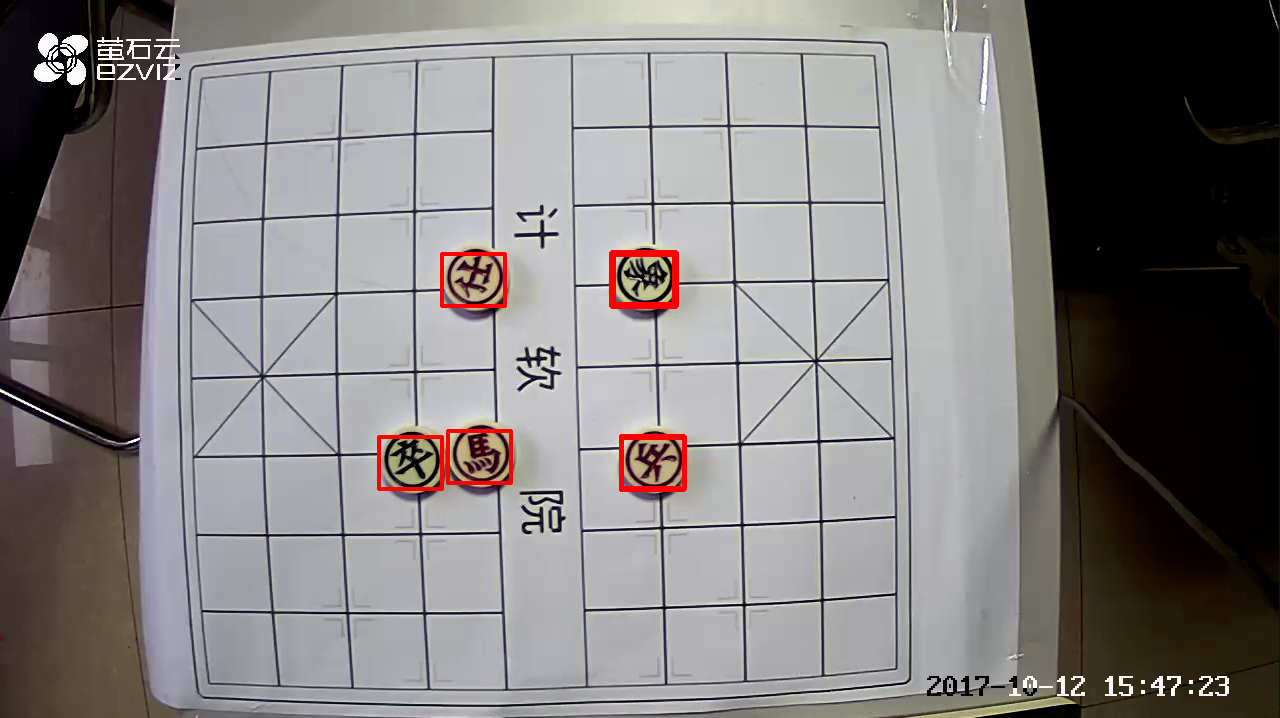
#> input picture res.png, 1280 x 718 px, given in place of the camera
$ python colorspace.py
#> lines starting #> are read from the running program, lines starting #| are printed output that depends on the picture; after the words box and inside, x2 and y2 are one past the last pixel; in counts of white or black regions, pixels touching at a corner belong together
import cv2
import numpy as np

cap = cv2.VideoCapture()
cap.open("rtmp://rtmp.open.ys7.com/openlive/3500ecdfeb404eb883c0fe662c5bc297.hd live=1")

while (1):
    # Take each frame
    _, frame = cap.read()
#> frame is the input picture: shape (718, 1280, 3); mean B, G, R 127.2, 127.2, 130.9

    # Convert BGR to HSV
    hsv = cv2.cvtColor(frame, cv2.COLOR_BGR2HSV)
#> hsv: shape (718, 1280, 3); mean H, S, V 71, 44.6, 134.3

    # define range of blue color in HSV
    lower_blue = np.array([110,50,50])
    upper_blue = np.array([130,255,255])

    # Threshold the HSV image to get only blue colors
    mask = cv2.inRange(hsv, lower_blue, upper_blue)
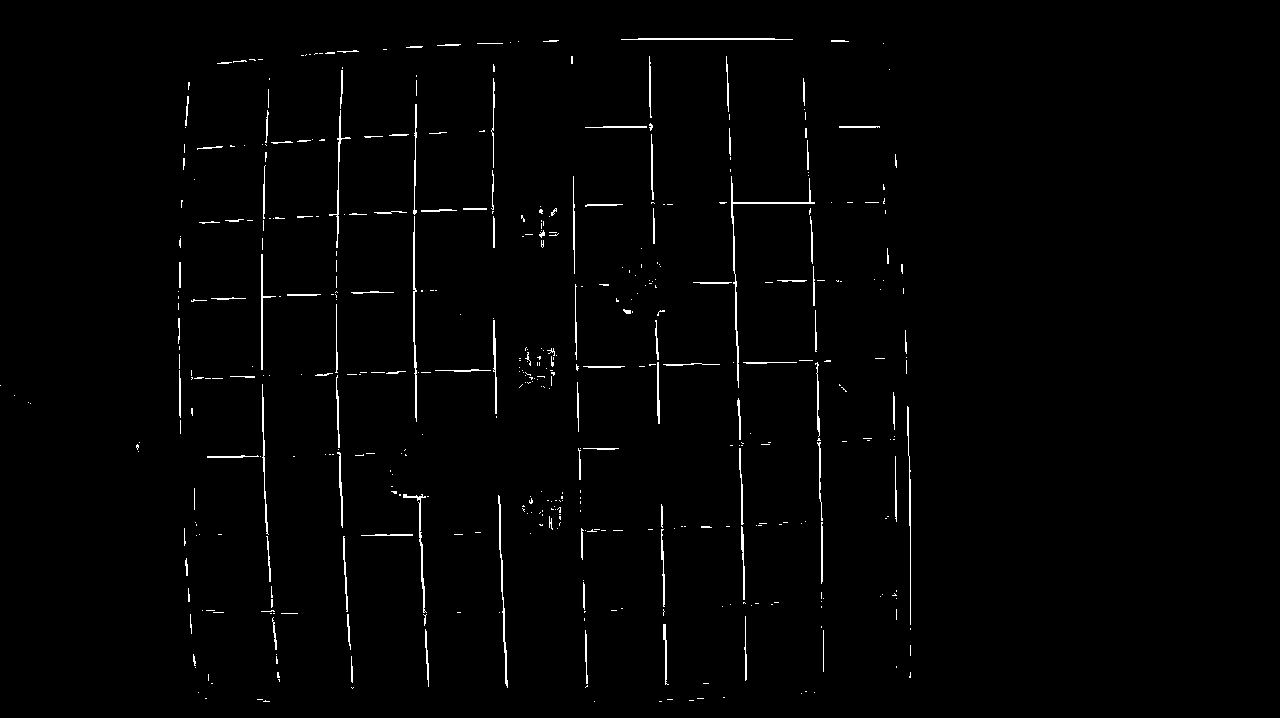
#> mask: shape (718, 1280); 1.3% white in thin lines or dots, all inside (x1, y1, x2, y2) = (0, 38, 911, 702)

    # Bitwise-AND mask and original image
    res = cv2.bitwise_and(frame,frame, mask= mask)
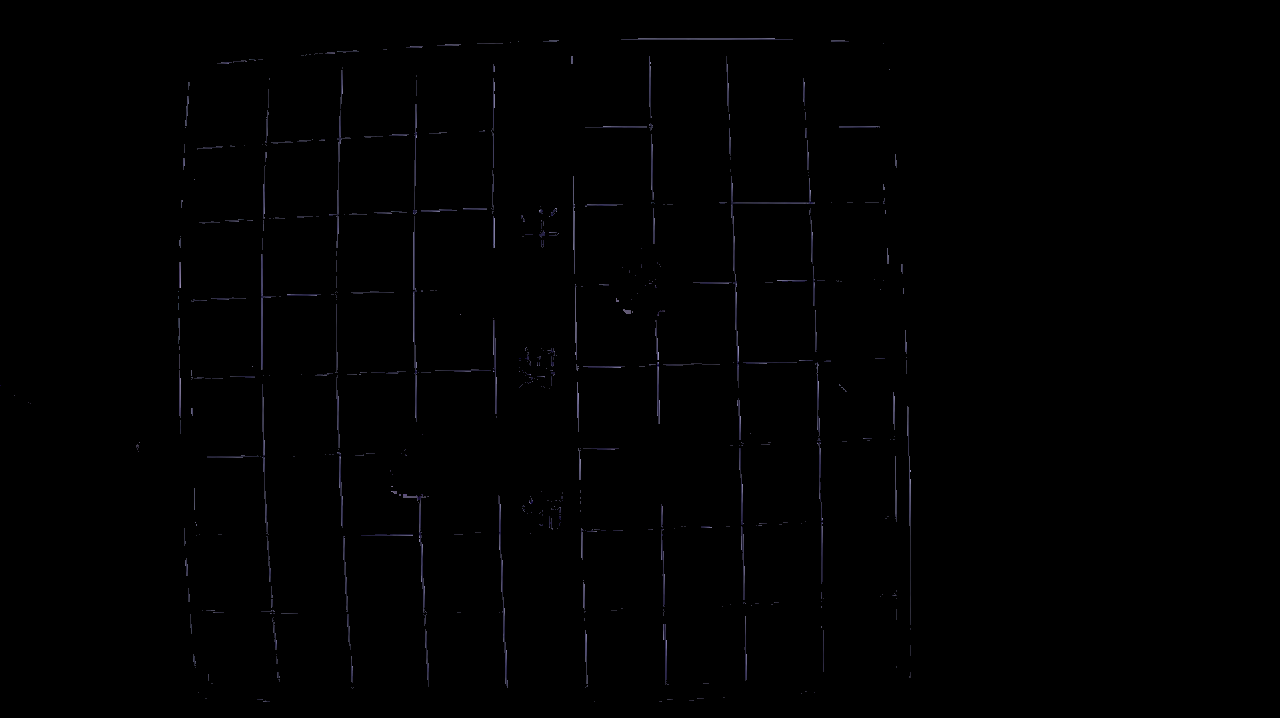
#> res: shape (718, 1280, 3); mean B, G, R 1.1, 0.7, 0.8

    cv2.imshow('frame',frame)
    cv2.imshow('mask',mask)
    cv2.imshow('res',res)
    k = cv2.waitKey(5) & 0xFF
#> (key Esc is pressed here)
    if k == 27:
        break

cv2.destroyAllWindows()
